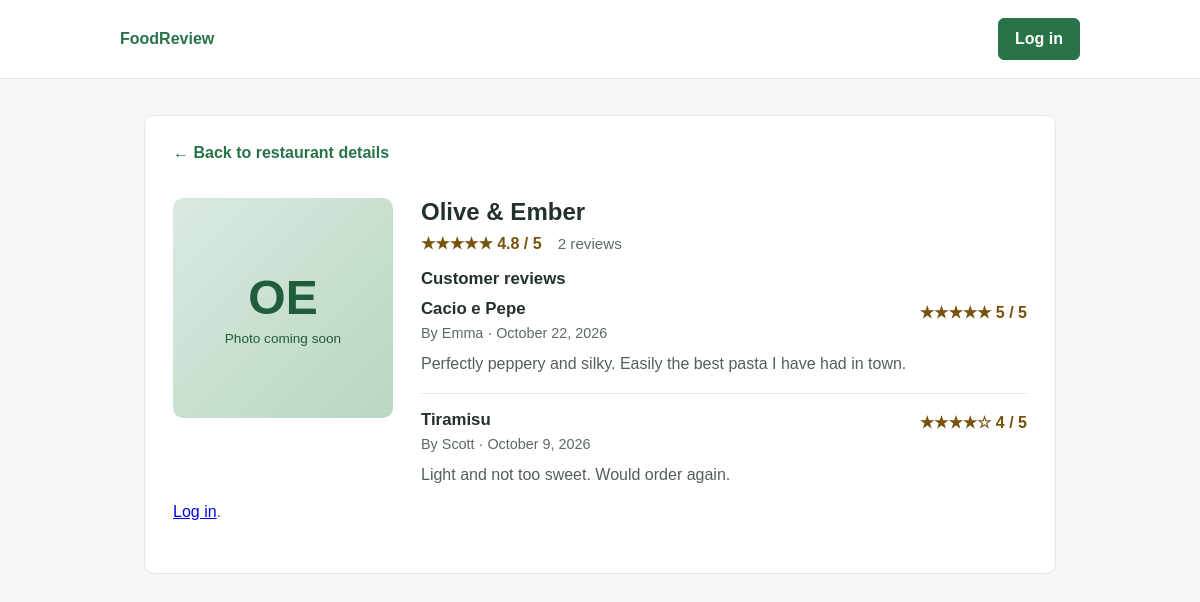
Page /restaurant-reviews.php?restaurant=1 on the committed database.
### tables this page shows
CREATE TABLE review (
    review_id INTEGER PRIMARY KEY,
    user_id INTEGER NOT NULL,
    food_item_id INTEGER NOT NULL,
    rating INTEGER NOT NULL CHECK (rating BETWEEN 1 AND 5),
    comment TEXT,
    created_at TIMESTAMP NOT NULL DEFAULT CURRENT_TIMESTAMP,
    updated_at TIMESTAMP NOT NULL DEFAULT CURRENT_TIMESTAMP,
    FOREIGN KEY (user_id) REFERENCES users (user_id),
    FOREIGN KEY (food_item_id) REFERENCES food_item (food_item_id)
);

CREATE TABLE food_item (
    food_item_id INTEGER PRIMARY KEY,
    restaurant_id INTEGER NOT NULL,
    name VARCHAR(255) NOT NULL,
    description TEXT,
    price DECIMAL(10, 2) NOT NULL,
    category VARCHAR(100) NOT NULL,
    FOREIGN KEY (restaurant_id) REFERENCES restaurants (restaurant_id)
);

CREATE TABLE users (
    user_id INTEGER PRIMARY KEY,
    first_name VARCHAR(100) NOT NULL,
    last_name VARCHAR(100) NOT NULL,
    email VARCHAR(255) NOT NULL UNIQUE,
    password_hash VARCHAR(255) NOT NULL,
    role VARCHAR(50) NOT NULL CHECK (role IN ('Member', 'Restaurant', 'Admin')),
    created_at TIMESTAMP NOT NULL DEFAULT CURRENT_TIMESTAMP
);

### includes/db.php (called while the page is built, shortened)
<?php
function db(): PDO
{
    static $pdo = null;
    if ($pdo === null) {
        $path = __DIR__ . '/../database/restaurants.db';
        $pdo = new PDO('sqlite:' . $path);
        $pdo->setAttribute(PDO::ATTR_ERRMODE, PDO::ERRMODE_EXCEPTION);
        $pdo->setAttribute(PDO::ATTR_DEFAULT_FETCH_MODE, PDO::FETCH_ASSOC);
        $pdo->exec('PRAGMA foreign_keys = ON');
    }
    return $pdo;
}
function parseId($value): ?int
{
    $id = filter_var($value, FILTER_VALIDATE_INT, ['options' => ['min_range' => 1]]);
    return $id === false ? null : $id;
}

### includes/restaurants.php (called while the page is built, shortened)
<?php
require_once __DIR__ . '/db.php';
function getRestaurant(int $restaurantId): ?array
{
    $statement = db()->prepare(RESTAURANT_SELECT . ' WHERE r.restaurant_id = ?');
    $statement->execute([$restaurantId]);
    return $statement->fetch() ?: null;
}
function ratingStars($rating): string
{
    $fullStars = max(0, min(5, (int) round((float) $rating)));
    return str_repeat('★', $fullStars) . str_repeat('☆', 5 - $fullStars);
}
function formatRating($rating): string
{
    return $rating === null ? 'No ratings yet' : number_format((float) $rating, 1) . ' / 5';
}
function restaurantInitials(string $name): string
{
    $words = array_filter(explode(' ', $name), fn ($word) => ctype_alpha(substr($word, 0, 1)));
    $letters = array_map(fn ($word) => strtoupper(substr($word, 0, 1)), array_slice($words, 0, 2));
    return implode('', $letters);
}

### includes/reviews.php (called while the page is built, shortened)
<?php
require_once __DIR__ . '/db.php';
function getReviewsForRestaurant(int $restaurantId): array
{
    $statement = db()->prepare(REVIEW_SELECT . ' WHERE f.restaurant_id = ? ORDER BY v.created_at DESC');
    $statement->execute([$restaurantId]);
    return $statement->fetchAll();
}
function formatReviewDate(string $timestamp): string
{
    return date('F j, Y', strtotime($timestamp));
}

### includes/auth.php (called while the page is built, shortened)
<?php
require_once __DIR__ . '/db.php';
function currentUser(): ?array
{
    return $_SESSION['user'] ?? null;
}
function isLoggedIn(): bool
{
    return currentUser() !== null;
}
    ?>

### restaurant-reviews.php (the view, shortened to what this page needs)
<?php
require_once 'includes/auth.php';
require_once 'includes/restaurants.php';
require_once 'includes/reviews.php';
$restaurantId = parseId($_GET['restaurant'] ?? null);
$restaurant = $restaurantId === null ? null : getRestaurant($restaurantId);
if ($restaurant === null) {
    http_response_code(404);
    $restaurantReviews = [];
    $foodItems = [];
} else {
    $restaurantReviews = getReviewsForRestaurant($restaurantId);
}
?>
<!DOCTYPE html>
<html lang="en">
<head>
    <link rel="stylesheet" href="css/styles.css">
</head>
<body>
    <?php require_once 'includes/header.php'; ?>
    <main>
        <?php if ($restaurant === null): ?>
            <section class="restaurant-details">
                <h1>Restaurant not found</h1>
                <p class="intro">Choose a restaurant from the list to see its reviews.</p>
                <a class="details-button" href="restaurant-list.php">Back to restaurants</a>
            </section>
        <?php else: ?>
            <article class="restaurant-details">
                <a class="back-link" href="restaurant-details.php?restaurant=<?= $restaurantId ?>">← Back to restaurant details</a>
                <div class="restaurant-layout">
                    <div class="restaurant-image" role="img" aria-label="<?= htmlspecialchars($restaurant['name'], ENT_QUOTES, 'UTF-8') ?> logo placeholder">
                        <span><?= restaurantInitials($restaurant['name']) ?></span>
                        <small>Photo coming soon</small>
                    </div>
                    <div class="restaurant-info">
                        <h1><?= htmlspecialchars($restaurant['name'], ENT_QUOTES, 'UTF-8') ?></h1>
                        <div class="restaurant-stats">
                            <span class="rating" aria-label="Average rating: <?= formatRating($restaurant['rating']) ?>">
                                <?= ratingStars($restaurant['rating']) ?> <?= formatRating($restaurant['rating']) ?>
                            </span>
                            <span class="followers"><?= count($restaurantReviews) ?> review<?= count($restaurantReviews) === 1 ? '' : 's' ?></span>
                        </div>
                        <h2 class="section-label">Customer reviews</h2>
                        <?php if (count($restaurantReviews) === 0): ?>
                            <p class="intro">No reviews yet. Be the first to add one!</p>
                        <?php else: ?>
                            <div class="review-list">
                                <?php foreach ($restaurantReviews as $review): ?>
                                    <article class="review-item">
                                        <div class="review-heading">
                                            <h3><?= htmlspecialchars($review['food_item'], ENT_QUOTES, 'UTF-8') ?></h3>
                                            <span class="rating" aria-label="Rated <?= (int) $review['rating'] ?> out of 5">
                                                <?= ratingStars($review['rating']) ?> <?= (int) $review['rating'] ?> / 5
                                            </span>
                                        </div>
                                        <p class="review-date">
                                            By <?= htmlspecialchars($review['user'], ENT_QUOTES, 'UTF-8') ?> · <?= formatReviewDate($review['created_at']) ?>
                                        </p>
                                        <p class="review-text"><?= htmlspecialchars($review['comment'] ?? '', ENT_QUOTES, 'UTF-8') ?></p>
                                    </article>
                                <?php endforeach; ?>
                            </div>
                        <?php endif; ?>
                    </div>
                </div>
                <?php if (!isLoggedIn()): ?>
                    <p class="intro"><a href="login.php">Log in</a>.</p>
                <?php endif; ?>
            </article>
        <?php endif; ?>
    </main>
</body>
</html>

### css/styles.css (style rules this page uses)
* { box-sizing: border-box; }
body { background: #f5f7f4; color: #23312a; font-family: Arial, sans-serif; margin: 0; }
main { margin: 0 auto; max-width: 960px; padding: 36px 24px; }
h1 { margin: 0 0 8px; }
.intro { color: #5c6b62; margin: 0 0 24px; }
.back-link { color: #287348; display: inline-block; font-weight: 600; margin-bottom: 20px; text-decoration: none; }
.restaurant-stats { align-items: center; display: flex; flex-wrap: wrap; gap: 6px 16px; margin-bottom: 16px; }
.rating { color: #76520a; font-weight: 600; }
.followers { color: #5c6b62; font-size: 0.95rem; }
.restaurant-details { background: #fff; border: 1px solid #e1e8e2; border-radius: 10px; padding: 28px; }
.restaurant-layout { align-items: start; display: grid; gap: 28px; grid-template-columns: 220px 1fr; margin-top: 16px; }
.restaurant-image { align-items: center; aspect-ratio: 1; background: linear-gradient(135deg, #d9eadf, #b9d6c3); border-radius: 10px; color: #205d3b; display: flex; flex-direction: column; gap: 6px; justify-content: center; }
.restaurant-image span { font-size: 3rem; font-weight: 700; }
.restaurant-image small { font-size: 0.85rem; }
.section-label { font-size: 1.05rem; margin: 0 0 10px; }
.review-list { margin: 0; }
.review-item { border-top: 1px solid #e1e8e2; padding: 16px 0; }
.review-item:first-child { border-top: 0; padding-top: 0; }
.review-heading { align-items: center; display: flex; flex-wrap: wrap; gap: 8px 16px; justify-content: space-between; }
.review-item h3 { font-size: 1.05rem; margin: 0 0 6px; }
.review-date { color: #5c6b62; font-size: 0.9rem; margin: 0; }
.review-text { color: #526158; line-height: 1.6; margin: 10px 0 0; }

### rows in the picture
review: food_item.name "Cacio e Pepe", rating "★★★★★", rating "5", user.first_name "Emma", created_at "October 22, 2026", comment "Perfectly peppery and silky. Easily the best pasta I have had in town."
review: food_item.name "Tiramisu", rating "★★★★☆", rating "4", user.first_name "Scott", created_at "October 9, 2026", comment "Light and not too sweet. Would order again."

### other values in the picture
restaurantInitials($restaurant['name']) "OE"
$restaurant['name'] "Olive & Ember"
ratingStars($restaurant['rating']) "★★★★★"
formatRating($restaurant['rating']) "4.8 / 5"
count($restaurantReviews) "2"
